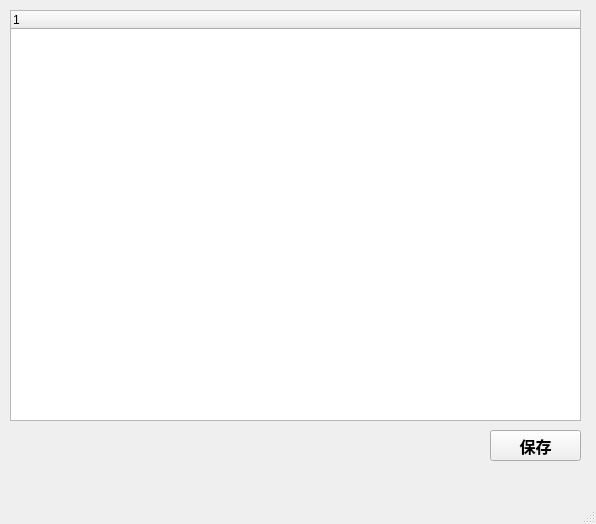
<?xml version="1.0" encoding="UTF-8"?>
<ui version="4.0">
 <class>MainWindow</class>
 <widget class="QMainWindow" name="MainWindow">
  <property name="geometry">
   <rect>
    <x>0</x>
    <y>0</y>
    <width>596</width>
    <height>524</height>
   </rect>
  </property>
  <property name="windowTitle">
   <string>设置</string>
  </property>
  <widget class="QWidget" name="centralwidget">
   <widget class="QPushButton" name="pushButton">
    <property name="geometry">
     <rect>
      <x>490</x>
      <y>430</y>
      <width>91</width>
      <height>31</height>
     </rect>
    </property>
    <property name="font">
     <font>
      <pointsize>12</pointsize>
      <weight>75</weight>
      <bold>true</bold>
     </font>
    </property>
    <property name="text">
     <string>保存</string>
    </property>
   </widget>
   <widget class="QTreeWidget" name="treeWidget">
    <property name="geometry">
     <rect>
      <x>10</x>
      <y>10</y>
      <width>571</width>
      <height>411</height>
     </rect>
    </property>
    <column>
     <property name="text">
      <string notr="true">1</string>
     </property>
    </column>
   </widget>
  </widget>
  <widget class="QMenuBar" name="menubar">
   <property name="geometry">
    <rect>
     <x>0</x>
     <y>0</y>
     <width>596</width>
     <height>22</height>
    </rect>
   </property>
  </widget>
  <widget class="QStatusBar" name="statusbar"/>
 </widget>
 <resources/>
 <connections/>
</ui>
